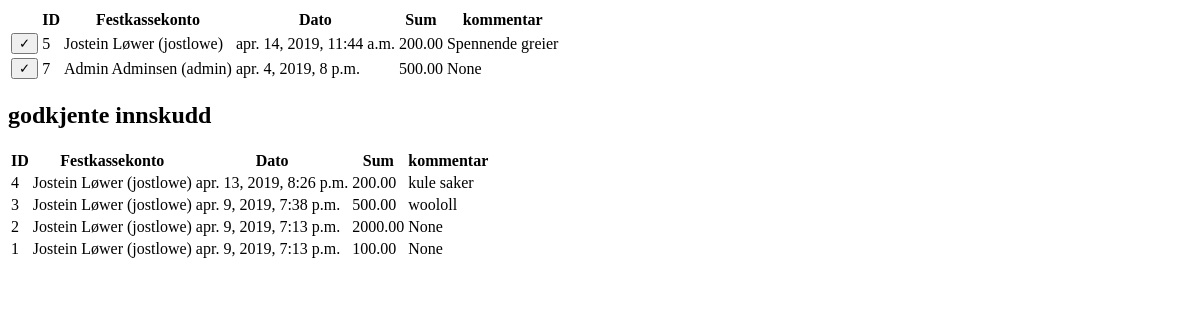
The app's page /intern/festkassen/admin/innskudd (signed in), older data.
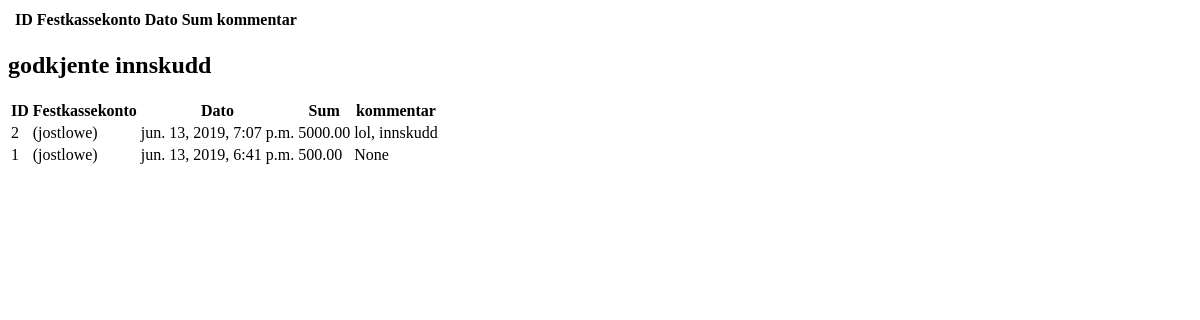
The same page, newer data.
### festkassen/models.py (models this page shows, shortened)
class Transaksjon(models.Model):
    tidsstempel = models.DateTimeField(default=timezone.now)
    festkassekonto = models.ForeignKey(Festkassekonto, on_delete=models.CASCADE)
    kommentar = models.CharField(max_length=200, blank=True, null=True)
    class Meta:
        abstract = True

class Innskudd(Transaksjon):
    belop = models.DecimalField(max_digits=9, decimal_places=2)
    godkjent = models.BooleanField(default=False)
    er_utlegg = models.BooleanField(default=False)
    def sum(self):
        return self.belop
    class Meta:
        verbose_name_plural = "Innskudd"

class Festkassekonto(models.Model):
    regiweb_bruker = models.OneToOneField(
        User,
        on_delete=models.CASCADE,
        help_text="Regiweb-brukeren som denne feskassekontoen skal asossieres med",
        blank=True,
        null=True
    )
    kontotype = models.ForeignKey(
        Festkassekontotype,
        on_delete=models.CASCADE,
    )
    aktiv = models.BooleanField(
        default=True,
        verbose_name="Aktiv konto",
        help_text="Markerer om festkassebrukeren er aktiv. Kryss av her heller enn å slette brukeren"
    )
    class Meta:
        verbose_name_plural = "Festkassekontoer"
    def __str__(self):
        if self.regiweb_bruker:
            bruker = self.regiweb_bruker.username
            fullt_navn = self.regiweb_bruker.get_full_name()
            return "%s (%s)" % (fullt_navn, bruker)
        else:
            return "Uassosiert festkassekonto"

### festkassen/views/admin_innskudd.py (the view)
# urls.py: path('admin/innskudd', views.admin_innskudd, name='admin_innskudd'),
@login_required
@user_passes_test(er_festkasse)
def admin_innskudd(request):
    ventende_innskudd = Innskudd.objects.filter(godkjent=False).order_by('-tidsstempel')
    godkjente_innskudd = Innskudd.objects.filter(godkjent=True).order_by('-tidsstempel')[:30]
    context = {
        'ventende_innskudd': ventende_innskudd,
        'godkjente_innskudd': godkjente_innskudd,
    }
    return render(request, 'festkassen/admin_innskudd.html', context)

### festkassen/views/admin.py (called while the page is built)
def er_festkasse(user):
    return user.groups.filter(name='Festkasse').exists()

### templates/festkassen/admin_innskudd.html (shortened to what this page needs)
<!DOCTYPE html>
<html lang="en">
<head>
</head>
<body>
    <table>
        <tr>
            <th></th>
            <th>ID</th>
            <th>Festkassekonto</th>
            <th>Dato</th>
            <th>Sum</th>
            <th>kommentar</th>
        </tr>
        {% for i in ventende_innskudd %}
            <tr>
                <td>
                    <a href="{% url 'festkassen:admin_godkjenn_innskudd' i.pk %}">
                        <button>&#10003</button>
                    </a>
                </td>
                <td>{{ i.pk }}</td>
                <td>{{ i.festkassekonto }}</td>
                <td>{{ i.tidsstempel }}</td>
                <td>{{ i.sum }}</td>
                <td>{{ i.kommentar }}</td>
            </tr>
        {% endfor %}
    </table>
    <h2>godkjente innskudd</h2>
    <table>
        <tr>
            <th>ID</th>
            <th>Festkassekonto</th>
            <th>Dato</th>
            <th>Sum</th>
            <th>kommentar</th>
        </tr>
        {% for i in godkjente_innskudd %}
            <tr>
                <td>{{ i.pk }}</td>
                <td>{{ i.festkassekonto }}</td>
                <td>{{ i.tidsstempel }}</td>
                <td>{{ i.sum }}</td>
                <td>{{ i.kommentar }}</td>
            </tr>
        {% endfor %}
    </table>
</body>
</html>

Row changes from the older to the newer data that the page shows:
removed Innskudd: pk "5", festkassekonto "Jostein Løwer (jostlowe)", tidsstempel "apr. 14, 2019, 11:44 a.m.", sum "200.00", kommentar "Spennende greier"
removed Innskudd: pk "7", festkassekonto "Admin Adminsen (admin)", tidsstempel "apr. 4, 2019, 8 p.m.", sum "500.00", kommentar "None"
removed Innskudd: pk "4", festkassekonto "Jostein Løwer (jostlowe)", tidsstempel "apr. 13, 2019, 8:26 p.m.", sum "200.00", kommentar "kule saker", shown under "godkjente innskudd"
removed Innskudd: pk "3", festkassekonto "Jostein Løwer (jostlowe)", tidsstempel "apr. 9, 2019, 7:38 p.m.", sum "500.00", kommentar "woololl", shown under "godkjente innskudd"
changed Innskudd id 2: festkassekonto "Jostein Løwer (jostlowe)" → "(jostlowe)"; tidsstempel "apr. 9, 2019, 7:13 p.m." → "jun. 13, 2019, 7:07 p.m."; sum "2000.00" → "5000.00"; kommentar "None" → "lol, innskudd"
changed Innskudd "None": festkassekonto "Jostein Løwer (jostlowe)" → "(jostlowe)"; tidsstempel "apr. 9, 2019, 7:13 p.m." → "jun. 13, 2019, 6:41 p.m."; sum "100.00" → "500.00"
